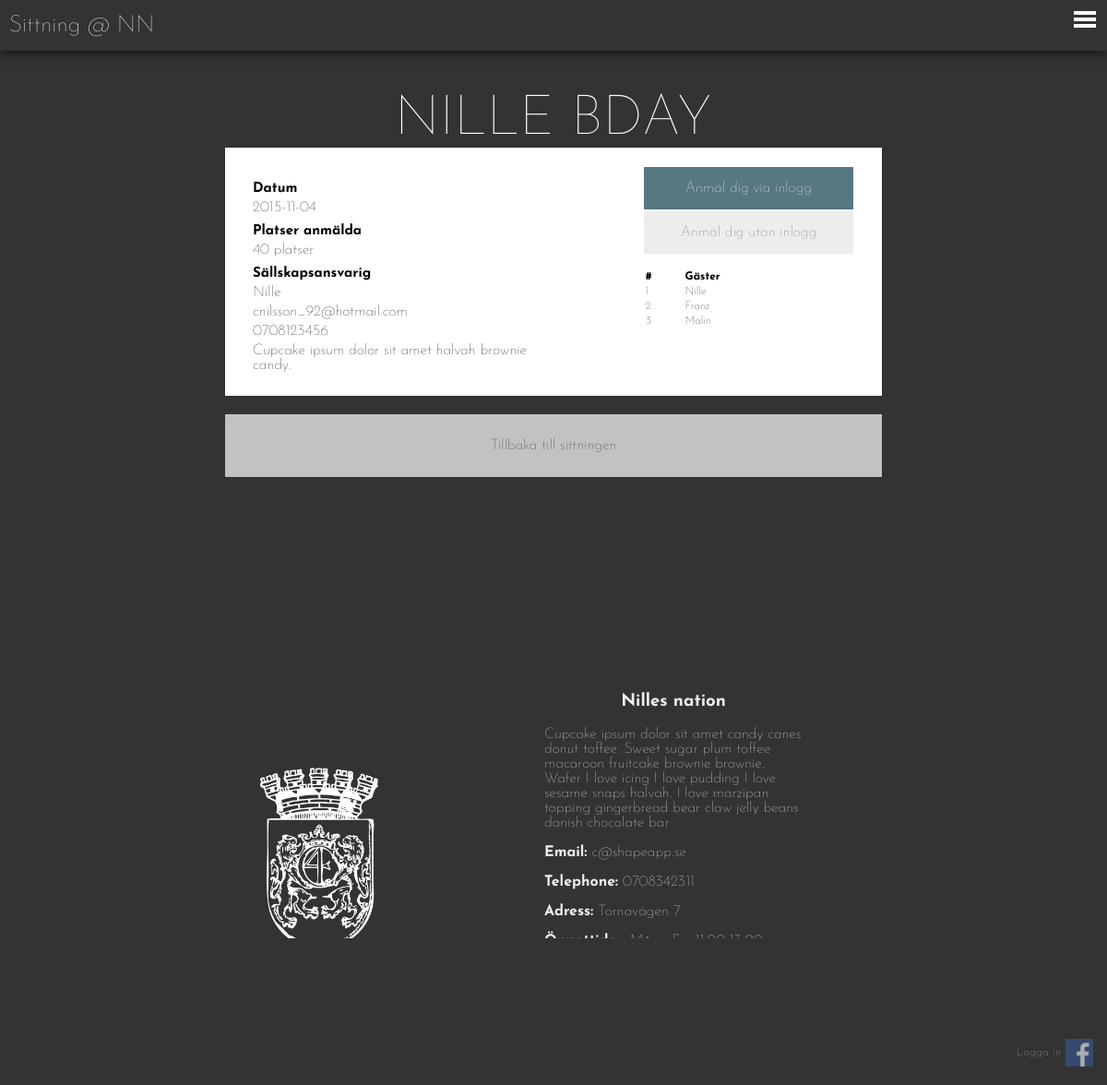
Screenshot of /party.php?partyKey=aoeu with the database file from the repository.
### tables this page shows
create table party (
	id  			integer auto_increment,
	name    		varchar(30),
	partyType		varchar(20),
	sittId			integer NOT NULL,
	interest    	integer,
	message     	text,
	urlkey			varchar(10) NOT NULL,
	primary key(id),
	foreign key(partyType) references partytype(partyType) ON UPDATE CASCADE,
	foreign key(sittId) references sitting(id)
);

create table sitting (
	id 				    integer auto_increment,
	sittDate		   	date not null,
	appetiser   		varchar(50),
	main       			varchar(50),
	desert	    		varchar(50),
	prelDeadline	    date,
	payDeadline		    date,
	active				tinyint(1) DEFAULT 1,
	resName				varchar(30),
	primary key(id),
	foreign key(resName) references restaurant(name) ON UPDATE CASCADE
);

create table partyparticipant (
    partyId		    	integer,
    participantId		integer,
    participantPayed   	varchar(30),
    primary key (partyId,participantId),
    foreign key (partyId) references party(id),
    foreign key (participantId) references participant(id),
    foreign key (participantPayed) references paystatus(status)
);

create table participant (
    id              integer auto_increment,
    name            varchar(30),
    other           varchar(50),
    loginaccount    integer,
    active          tinyint(1) DEFAULT 1,
    primary key (id),
    foreign key (loginaccount) references loginaccount(id)
);

create table restaurant (
    name			varchar(30),
	nickname		varchar(30),
	email	    	varchar(50),
    telephone       varchar(30),
	homepage        varchar(70),
    hours	    	tinytext,
    address         varchar(70),
	deposit 		integer,
	price   		integer,
	size   			integer,
	summary 		tinytext,
    active          tinyint(1) DEFAULT 1,
	primary key(name)
);

### db/dbHandler.php (called while the page is built, shortened)
<?php
	require_once 'database.php';
	require_once 'dataConverter.php';
	class DatabaseHandler extends DataConverter {
		private $db;
		public function __construct() {
			$this->db = new Database(DB_SERVER, DB_USERNAME, DB_PASSWORD, DB_DATABASE);
		}
		public function connect(){
			$this->db->openConnection();
		}
		public function disconnect(){
			$this->db->closeConnection();
		}
		public function getRestaurant($name){
			$sql = "SELECT * FROM restaurant WHERE name=?";
			$result = $this->db->executeQuery($sql, array($name));
			return $result[0];
			}
		public function getSitting($sittId) {
			$sql = "SELECT * FROM sitting WHERE id=?";
			$result = $this->db->executeQuery($sql, array($sittId));
			return $this->arrToSitting($result[0]);
		}
		public function getPartyFromKey($partyKey) {
			$sql = "SELECT * FROM party WHERE urlkey=?";
			$result = $this->db->executeQuery($sql, array($partyKey));
			return $this->arrToParty($result[0]);
		}
		public function getCreator($partyId) {
			$sql = "SELECT p.id, p.name, p.email, p.telephone FROM partycreator as pc JOIN participantlogin as p ON p.id=pc.participantId WHERE pc.partyId=?";
			$result = $this->db->executeQuery($sql, array($partyId));
			return $result[0];
		}
		public function getPartyParticipant($partyId) {
			$sql = "SELECT p.id, p.name, pp.participantPayed FROM partyparticipant as pp JOIN participant as p ON p.id=pp.participantId WHERE pp.partyId=?";
			$result = $this->db->executeQuery($sql, array($partyId));
			return $this->arrarrGuest($result);
		}
		public function isParticipating($partyId, $participantId) {
			$sql = "SELECT * FROM partyparticipant WHERE partyId=? AND participantId=?";
			$result = $this->db->executeQuery($sql, array($partyId, $participantId));
			return count($result) == 1;
		}
	}
?>

### db/database.php (called while the page is built, shortened)
<?php
class Database {
  private $host;
  private $userName;
  private $password;
  private $database;
  private $conn;
  public function __construct($host, $userName, $password, $database) {
    $this->host = $host;
    $this->userName = $userName;
    $this->password = $password;
    $this->database = $database;
  }
  public function openConnection() {
    try {
      $this->conn = new PDO("mysql:host=$this->host;dbname=$this->database",
        $this->userName,  $this->password,
        array(PDO::MYSQL_ATTR_INIT_COMMAND => "SET NAMES utf8"));
      $this->conn->setAttribute(PDO::ATTR_ERRMODE, PDO::ERRMODE_EXCEPTION);
    } catch (PDOException $e) {
      $error = "Connection error: " . $e->getMessage();
      print $error . "<p>";
      unset($this->conn);
      return false;
    }
    return true;
  }
  public function closeConnection() {
    $this->conn = null;
  }
  public function isConnected() {
    return isset($this->conn);
  }
  public function executeQuery($query, $param = null) {
    try {
      $stmt = $this->conn->prepare($query);
      $stmt->execute($param);
      $result = $stmt->fetchAll();
    } catch (PDOException $e) {
      $error = "*** Internal error: " . $e->getMessage() . "<p>" . $query;
      die($error);
    }
    return $result;
  }
}
?>

### db/dataConverter.php (called while the page is built, shortened)
<?php
class DataConverter{
	 function arrToSitting($arr){
		$s = (object)[
			'id' => $arr[0],
			'date' => $arr[1],
			'appetiser' => $arr[2],
			'main' => $arr[3],
			'desert' => $arr[4],
			'prelDay' => $arr[5],
			'payDay' => $arr[6],
		];
		return $s;
	}
	 function arrToParty($arr){
		return (object) [
			'id' => $arr[0],
			'name' => $arr[1],
			'type' => $arr[2],
			'sittId' => $arr[3],
			'interest' => $arr[4],
			'message' => $arr[5],
			'key' => $arr[6],
			'interestOnly' => ($arr[5] == 0 && $arr[6] == 0)
		];
	}
	 function arrToGuest($arr){
		$g = (object)[
			'id' => $arr[0],
			'name' => $arr[1],
			'payed' => $arr[2]
		];
		return $g;
	}
	function arrarrGuest($arr){
		$guests = array();
		foreach ($arr as $key => $g) {
			$guest = $this->arrToGuest($g);
			$guests[] = $guest;
		}
		return $guests;
	}
}
?>

### loginCheck.php (called while the page is built, shortened)
<?php
	require_once 'db/dbHandler.php';
	$loggedIn = false;
	$resName = 'Nilles nation';
	$dbHandler = new DatabaseHandler();
	$restaurant = $dbHandler->getRestaurant($resName);
?>

### party.php (the view, shortened to what this page needs)
<?php
	require_once 'header.php';
	$key = $_GET['partyKey'];
 	$dbHandler = new DatabaseHandler();
	$party = $dbHandler->getPartyFromKey($key);
	$id = $party->id;
	$isParticipating = $dbHandler->isParticipating($id, $user[0]);
	$sitting = $dbHandler->getSitting($party->sittId);
	$partyUsers = $dbHandler->getPartyParticipant($id);
	$creator = $dbHandler->getCreator($id);
 ?>
<div class="content">
	<div class="title"><?php echo $party->name; ?></div>
	<div class="party-content">
		<div class="left side">
            <h4>Datum</h4>
            <p><?php echo $sitting->date; ?></p>
            <h4>Platser anmälda</h4>
            <p><?php echo $party->interest; ?> platser</p>
            <h4>Sällskapsansvarig</h4>
            <p><?php echo  $creator[1];?></p>
            <p><?php echo  $creator[2];?></p>
            <p><?php echo  $creator[3];?></p>
            <p><?php echo $party->message; ?></p>
		</div>
		<div class="right side">
			<?php if(!$isParticipating) : ?>
				<?php if($loggedIn) : ?>
					<a class="btn primary" href="partybooking.php?partyId=<?php echo $id; ?>&guestMode=0">
						<span>Anmäl dig</span>
					</a>
				<?php else : ?>
					<a class="btn primary" href="facebook-login/fbconfig.php">
						<span>Anmäl dig via inlogg</span>
					</a>
					<a class="btn"  href="partybooking.php?guestMode=1&partyId=<?php echo $id; ?>">
						<span>Anmäl dig utan inlogg</span>
					</a>
				<?php endif; ?>
            <?php else : ?>
                <span class="btn primary" style="cursor: default;">
                    Du är redan anmäld
                </span>
			<?php endif; ?>
			<table>
				<tr>
					<th>#</th>
					<th>Gäster</th>
				</tr>
				<?php
                $i = 1;
                foreach ($partyUsers as $key => $g) {
                    ?>
                    <tr>
                        <td><?php echo $i; ?></td>
                        <td><?php echo $g->name; ?></td>
                    </tr>
                    <?php
                    $i++;
                }
				?>
			</table>
		</div>
	</div>
    <a href="./sitting.php?sittId=<?php echo $party->sittId; ?>" class="button primary">Tillbaka till sittningen</a>
</div>
<?php include 'footer.php'; ?>

### header.php (shortened to what this page needs)
<?php
	require_once 'loginCheck.php';
?>
<!doctype html>
<html>
	<head>
		<link rel="stylesheet" type="text/css" href="css/main.css" />
	</head>
	<body>

### footer.php (shortened to what this page needs)
    <footer>
        <div class="logocontainer">
        </div>
        <div class="infocontainer">
            <h3><?php echo $restaurant[0]; ?></h3>
            <p><?php echo $restaurant[10]; ?></p>
            <div class="contactinformation">
                <p><strong>Email: </strong> <?php echo $restaurant[2] ?> </p>
                <p><strong>Telephone: </strong> <?php echo $restaurant[3]; ?> </p>
                <p><strong>Adress: </strong> <?php echo $restaurant[6]; ?> </p>
                <p><strong>Öppettider: </strong> <?php echo $restaurant[5]; ?> </p>
                <p><strong>Homepage: </strong> <a href="<?php echo $restaurant[4]; ?>"><?php echo $restaurant[4]; ?></a> </p>
            </div>
        </div>
    </footer>
    <?php if ($loggedIn): ?>
        <div class="fb-login">
            <a href="facebook-login/logout.php">
            <img src="https://graph.facebook.com/<?php echo $fbid; ?>/picture" />
            <span><?php echo $fbFullname; ?></span>
            <br />
            Logga ut</a>
        </div>
    <?php else : ?>
        <div class="fb-login">
            <img src="images/FB-logga.png" />
            <span class="login">Logga in</span>
        </div>
    <?php endif; ?>
	<div class="header">
		<a href="index.php">Sittning @ <?php echo $restaurant[1]; ?></a>
		<button class="header-button" id="open-button" onclick="toggleSide()">Open Menu</button>
	</div>
	</body>
</html>

### rows the page displays
party: name "NILLE BDAY", interest "40", message "Cupcake ipsum dolor sit amet halvah brownie candy."
sitting: sittDate "2015-11-04"
partyparticipant: participantId.name "Nille"
partyparticipant: participantId.name "Franz"
partyparticipant: participantId.name "Malin"
restaurant: name "Nilles nation", summary "Cupcake ipsum dolor sit amet candy canes donut toffee. Sweet sugar plum toffee macaroon fruitcake brownie brownie. Wafer I love icing I love pudding I love sesame snaps halvah. I love marzipan topping gingerbread bear claw jelly beans danish chocolate bar", email "c@shapeapp.se", telephone "0708342311", address "Tornavägen 7", hours "Mån - Fre 11:00-13:00", nickname "NN"

### other values shown
$creator[1] "Nille"
$creator[2] "cnilsson_92@hotmail.com"
$creator[3] "0708123456"
